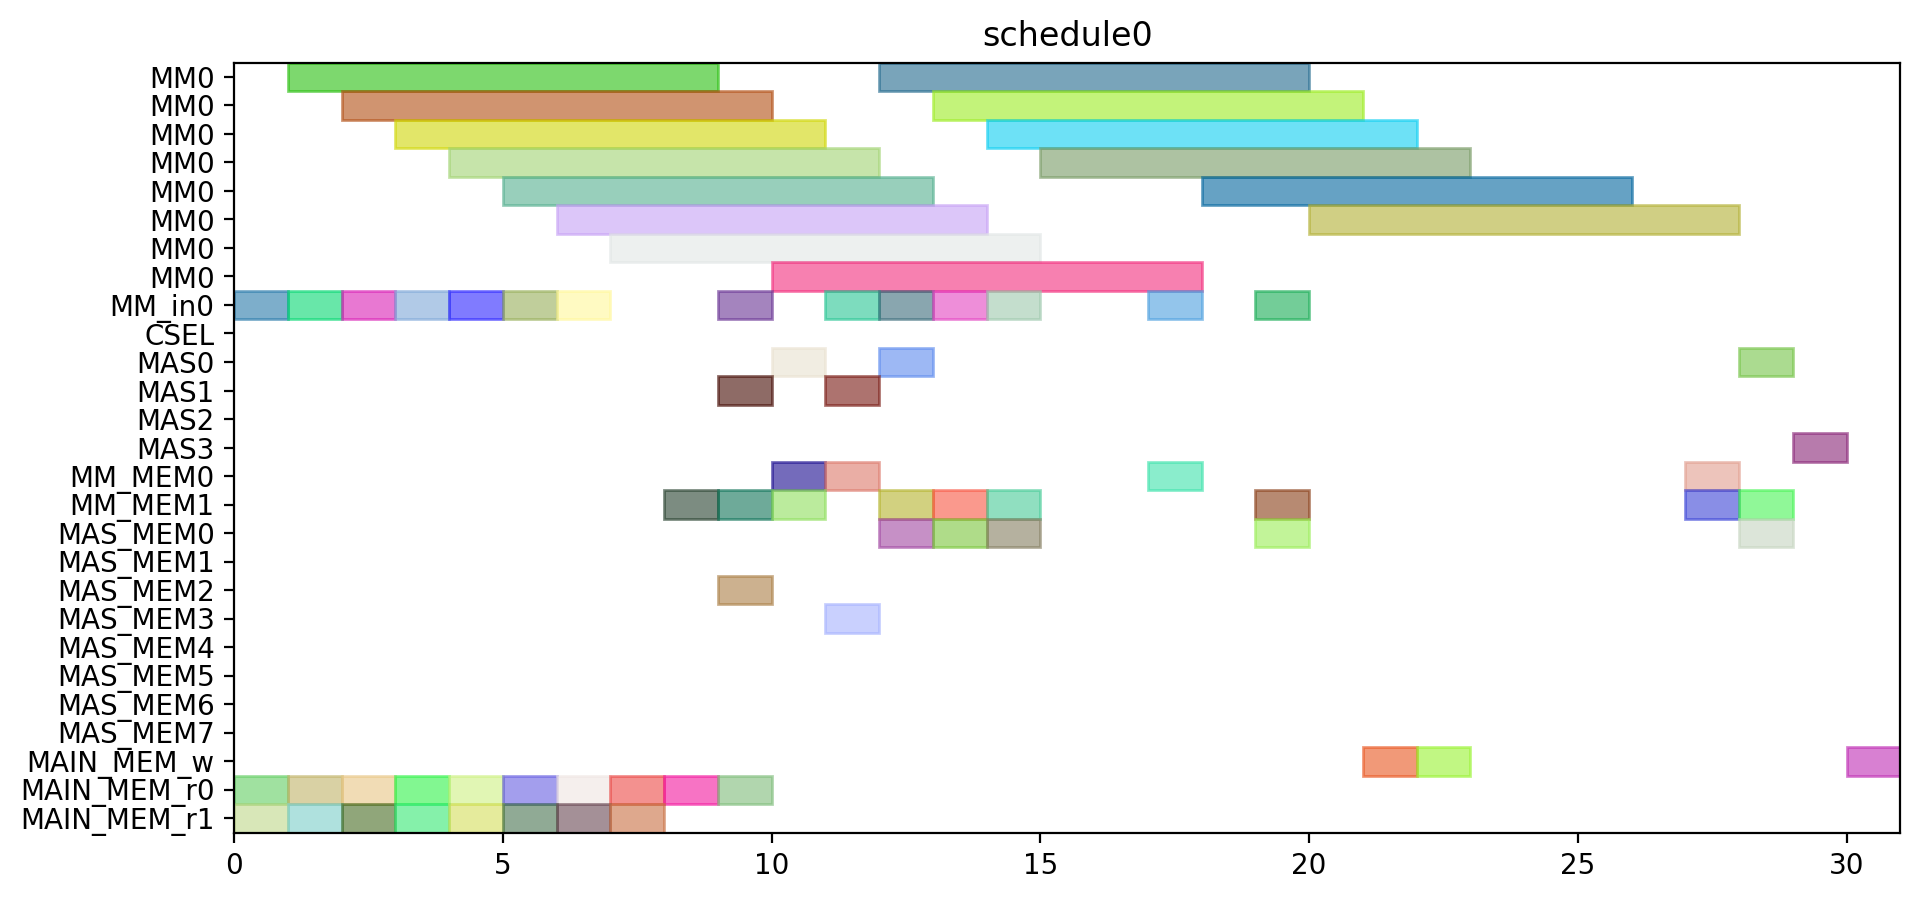

The Python source for this figure:
from pyschedule import Scenario, solvers, plotters, alt


def solve():
	horizon = 90
	S = Scenario("schedule0", horizon=horizon)

	# resource
	MM = S.Resources('MM', num=1, size=8)
	MM_in = S.Resources('MM_in', num=1)
	CSEL = S.Resource('CSEL')
	MAS = S.Resources('MAS', num=4, size=1, periods=range(1, horizon))
	MM_MEM = S.Resources('MM_MEM', num=2)
	MAS_MEM = S.Resources('MAS_MEM', num=8)
	MAIN_MEM_w = S.Resource('MAIN_MEM_w', size=1)
	MAIN_MEM_r = S.Resources('MAIN_MEM_r', num=2)

	# result of previous scheduling

	# new tasks
	r1_in = S.Task('r1_in', length=1, delay_cost=1)
	r1_in += alt(MM_in)
	r1 = S.Task('r1', length=8, delay_cost=1)
	r1 += alt(MM)
	S += r1>=r1_in

	r1_mem0 = S.Task('r1_mem0', length=1, delay_cost=1)
	r1_mem0 += MAIN_MEM_r[0]
	r1_mem1 = S.Task('r1_mem1', length=1, delay_cost=1)
	r1_mem1 += MAIN_MEM_r[1]
	r3_in = S.Task('r3_in', length=1, delay_cost=1)
	r3_in += alt(MM_in)
	r3 = S.Task('r3', length=8, delay_cost=1)
	r3 += alt(MM)
	S += r3>=r3_in

	r3_mem0 = S.Task('r3_mem0', length=1, delay_cost=1)
	r3_mem0 += MAIN_MEM_r[0]
	r3_mem1 = S.Task('r3_mem1', length=1, delay_cost=1)
	r3_mem1 += MAIN_MEM_r[1]
	r4_in = S.Task('r4_in', length=1, delay_cost=1)
	r4_in += alt(MM_in)
	r4 = S.Task('r4', length=8, delay_cost=1)
	r4 += alt(MM)
	S += r4>=r4_in

	r4_mem0 = S.Task('r4_mem0', length=1, delay_cost=1)
	r4_mem0 += MAIN_MEM_r[0]
	r4_mem1 = S.Task('r4_mem1', length=1, delay_cost=1)
	r4_mem1 += MAIN_MEM_r[1]
	r5_in = S.Task('r5_in', length=1, delay_cost=1)
	r5_in += alt(MM_in)
	r5 = S.Task('r5', length=8, delay_cost=1)
	r5 += alt(MM)
	S += r5>=r5_in

	r5_mem0 = S.Task('r5_mem0', length=1, delay_cost=1)
	r5_mem0 += MAIN_MEM_r[0]
	r5_mem1 = S.Task('r5_mem1', length=1, delay_cost=1)
	r5_mem1 += MAIN_MEM_r[1]
	r6_in = S.Task('r6_in', length=1, delay_cost=1)
	r6_in += alt(MM_in)
	r6 = S.Task('r6', length=8, delay_cost=1)
	r6 += alt(MM)
	S += r6>=r6_in

	r6_mem0 = S.Task('r6_mem0', length=1, delay_cost=1)
	r6_mem0 += MAIN_MEM_r[0]
	r6_mem1 = S.Task('r6_mem1', length=1, delay_cost=1)
	r6_mem1 += MAIN_MEM_r[1]
	r12_in = S.Task('r12_in', length=1, delay_cost=1)
	r12_in += alt(MM_in)
	r12 = S.Task('r12', length=8, delay_cost=1)
	r12 += alt(MM)
	S += r12>=r12_in

	r12_mem0 = S.Task('r12_mem0', length=1, delay_cost=1)
	r12_mem0 += MAIN_MEM_r[0]
	r12_mem1 = S.Task('r12_mem1', length=1, delay_cost=1)
	r12_mem1 += MAIN_MEM_r[1]
	r13_in = S.Task('r13_in', length=1, delay_cost=1)
	r13_in += alt(MM_in)
	r13 = S.Task('r13', length=8, delay_cost=1)
	r13 += alt(MM)
	S += r13>=r13_in

	r13_mem0 = S.Task('r13_mem0', length=1, delay_cost=1)
	r13_mem0 += MAIN_MEM_r[0]
	r13_mem1 = S.Task('r13_mem1', length=1, delay_cost=1)
	r13_mem1 += MAIN_MEM_r[1]
	r2 = S.Task('r2', length=1, delay_cost=1)
	r2 += alt(MAS)

	r2_mem0 = S.Task('r2_mem0', length=1, delay_cost=1)
	r2_mem0 += alt(MM_MEM)
	S += (r1*MM[0])-1 < r2_mem0*MM_MEM[0]
	S += r2_mem0 <= r2

	r7 = S.Task('r7', length=1, delay_cost=1)
	r7 += alt(MAS)

	r7_mem0 = S.Task('r7_mem0', length=1, delay_cost=1)
	r7_mem0 += alt(MM_MEM)
	S += (r5*MM[0])-1 < r7_mem0*MM_MEM[0]
	S += r7_mem0 <= r7

	r7_mem1 = S.Task('r7_mem1', length=1, delay_cost=1)
	r7_mem1 += alt(MM_MEM)
	S += (r6*MM[0])-1 < r7_mem1*MM_MEM[1]
	S += r7_mem1 <= r7

	r8 = S.Task('r8', length=1, delay_cost=1)
	r8 += alt(MAS)

	r8_mem0 = S.Task('r8_mem0', length=1, delay_cost=1)
	r8_mem0 += MAIN_MEM_r[0]
	r8_mem1 = S.Task('r8_mem1', length=1, delay_cost=1)
	r8_mem1 += alt(MM_MEM)
	S += (r4*MM[0])-1 < r8_mem1*MM_MEM[1]
	S += r8_mem1 <= r8

	r10 = S.Task('r10', length=1, delay_cost=1)
	r10 += alt(MAS)

	r10_mem0 = S.Task('r10_mem0', length=1, delay_cost=1)
	r10_mem0 += MAIN_MEM_r[0]
	r10_mem1 = S.Task('r10_mem1', length=1, delay_cost=1)
	r10_mem1 += alt(MM_MEM)
	S += (r4*MM[0])-1 < r10_mem1*MM_MEM[1]
	S += r10_mem1 <= r10

	r9_in = S.Task('r9_in', length=1, delay_cost=1)
	r9_in += alt(MM_in)
	r9 = S.Task('r9', length=8, delay_cost=1)
	r9 += alt(MM)
	S += r9>=r9_in

	r9_mem0 = S.Task('r9_mem0', length=1, delay_cost=1)
	r9_mem0 += MAIN_MEM_r[0]
	r9_mem1 = S.Task('r9_mem1', length=1, delay_cost=1)
	r9_mem1 += alt(MAS_MEM)
	S += (r7*MAS[0])-1 < r9_mem1*MAS_MEM[1]
	S += (r7*MAS[1])-1 < r9_mem1*MAS_MEM[3]
	S += (r7*MAS[2])-1 < r9_mem1*MAS_MEM[5]
	S += (r7*MAS[3])-1 < r9_mem1*MAS_MEM[7]
	S += r9_mem1 <= r9

	r11_in = S.Task('r11_in', length=1, delay_cost=1)
	r11_in += alt(MM_in)
	r11 = S.Task('r11', length=8, delay_cost=1)
	r11 += alt(MM)
	S += r11>=r11_in

	r11_mem0 = S.Task('r11_mem0', length=1, delay_cost=1)
	r11_mem0 += alt(MAS_MEM)
	S += (r10*MAS[0])-1 < r11_mem0*MAS_MEM[0]
	S += (r10*MAS[1])-1 < r11_mem0*MAS_MEM[2]
	S += (r10*MAS[2])-1 < r11_mem0*MAS_MEM[4]
	S += (r10*MAS[3])-1 < r11_mem0*MAS_MEM[6]
	S += r11_mem0 <= r11

	PX_new_in = S.Task('PX_new_in', length=1, delay_cost=1)
	PX_new_in += alt(MM_in)
	PX_new = S.Task('PX_new', length=8, delay_cost=1)
	PX_new += alt(MM)
	S += PX_new>=PX_new_in

	S += 0<PX_new

	PX_new_w = S.Task('PX_new_w', length=1, delay_cost=1)
	PX_new_w += alt(MAIN_MEM_w)
	S += PX_new <= PX_new_w

	PX_new_mem0 = S.Task('PX_new_mem0', length=1, delay_cost=1)
	PX_new_mem0 += alt(MAS_MEM)
	S += (r2*MAS[0])-1 < PX_new_mem0*MAS_MEM[0]
	S += (r2*MAS[1])-1 < PX_new_mem0*MAS_MEM[2]
	S += (r2*MAS[2])-1 < PX_new_mem0*MAS_MEM[4]
	S += (r2*MAS[3])-1 < PX_new_mem0*MAS_MEM[6]
	S += PX_new_mem0 <= PX_new

	PX_new_mem1 = S.Task('PX_new_mem1', length=1, delay_cost=1)
	PX_new_mem1 += alt(MM_MEM)
	S += (r12*MM[0])-1 < PX_new_mem1*MM_MEM[1]
	S += PX_new_mem1 <= PX_new

	r14_in = S.Task('r14_in', length=1, delay_cost=1)
	r14_in += alt(MM_in)
	r14 = S.Task('r14', length=8, delay_cost=1)
	r14 += alt(MM)
	S += r14>=r14_in

	r14_mem0 = S.Task('r14_mem0', length=1, delay_cost=1)
	r14_mem0 += alt(MAS_MEM)
	S += (r2*MAS[0])-1 < r14_mem0*MAS_MEM[0]
	S += (r2*MAS[1])-1 < r14_mem0*MAS_MEM[2]
	S += (r2*MAS[2])-1 < r14_mem0*MAS_MEM[4]
	S += (r2*MAS[3])-1 < r14_mem0*MAS_MEM[6]
	S += r14_mem0 <= r14

	r14_mem1 = S.Task('r14_mem1', length=1, delay_cost=1)
	r14_mem1 += alt(MM_MEM)
	S += (r3*MM[0])-1 < r14_mem1*MM_MEM[1]
	S += r14_mem1 <= r14

	Z1_new_in = S.Task('Z1_new_in', length=1, delay_cost=1)
	Z1_new_in += alt(MM_in)
	Z1_new = S.Task('Z1_new', length=8, delay_cost=1)
	Z1_new += alt(MM)
	S += Z1_new>=Z1_new_in

	S += 0<Z1_new

	Z1_new_w = S.Task('Z1_new_w', length=1, delay_cost=1)
	Z1_new_w += alt(MAIN_MEM_w)
	S += Z1_new <= Z1_new_w

	Z1_new_mem0 = S.Task('Z1_new_mem0', length=1, delay_cost=1)
	Z1_new_mem0 += alt(MAS_MEM)
	S += (r2*MAS[0])-1 < Z1_new_mem0*MAS_MEM[0]
	S += (r2*MAS[1])-1 < Z1_new_mem0*MAS_MEM[2]
	S += (r2*MAS[2])-1 < Z1_new_mem0*MAS_MEM[4]
	S += (r2*MAS[3])-1 < Z1_new_mem0*MAS_MEM[6]
	S += Z1_new_mem0 <= Z1_new

	Z1_new_mem1 = S.Task('Z1_new_mem1', length=1, delay_cost=1)
	Z1_new_mem1 += alt(MM_MEM)
	S += (r13*MM[0])-1 < Z1_new_mem1*MM_MEM[1]
	S += Z1_new_mem1 <= Z1_new

	r15_in = S.Task('r15_in', length=1, delay_cost=1)
	r15_in += alt(MM_in)
	r15 = S.Task('r15', length=8, delay_cost=1)
	r15 += alt(MM)
	S += r15>=r15_in

	r15_mem0 = S.Task('r15_mem0', length=1, delay_cost=1)
	r15_mem0 += alt(MAS_MEM)
	S += (r8*MAS[0])-1 < r15_mem0*MAS_MEM[0]
	S += (r8*MAS[1])-1 < r15_mem0*MAS_MEM[2]
	S += (r8*MAS[2])-1 < r15_mem0*MAS_MEM[4]
	S += (r8*MAS[3])-1 < r15_mem0*MAS_MEM[6]
	S += r15_mem0 <= r15

	r15_mem1 = S.Task('r15_mem1', length=1, delay_cost=1)
	r15_mem1 += alt(MM_MEM)
	S += (r9*MM[0])-1 < r15_mem1*MM_MEM[1]
	S += r15_mem1 <= r15

	r16_in = S.Task('r16_in', length=1, delay_cost=1)
	r16_in += alt(MM_in)
	r16 = S.Task('r16', length=8, delay_cost=1)
	r16 += alt(MM)
	S += r16>=r16_in

	r16_mem0 = S.Task('r16_mem0', length=1, delay_cost=1)
	r16_mem0 += alt(MM_MEM)
	S += (r11*MM[0])-1 < r16_mem0*MM_MEM[0]
	S += r16_mem0 <= r16

	r16_mem1 = S.Task('r16_mem1', length=1, delay_cost=1)
	r16_mem1 += MAIN_MEM_r[1]
	r17 = S.Task('r17', length=1, delay_cost=1)
	r17 += alt(MAS)

	r17_mem0 = S.Task('r17_mem0', length=1, delay_cost=1)
	r17_mem0 += alt(MM_MEM)
	S += (r14*MM[0])-1 < r17_mem0*MM_MEM[0]
	S += r17_mem0 <= r17

	r17_mem1 = S.Task('r17_mem1', length=1, delay_cost=1)
	r17_mem1 += alt(MM_MEM)
	S += (r15*MM[0])-1 < r17_mem1*MM_MEM[1]
	S += r17_mem1 <= r17

	PY_new = S.Task('PY_new', length=1, delay_cost=1)
	PY_new += alt(MAS)

	S += 0<PY_new

	PY_new_w = S.Task('PY_new_w', length=1, delay_cost=1)
	PY_new_w += alt(MAIN_MEM_w)
	S += PY_new <= PY_new_w

	PY_new_mem0 = S.Task('PY_new_mem0', length=1, delay_cost=1)
	PY_new_mem0 += alt(MAS_MEM)
	S += (r17*MAS[0])-1 < PY_new_mem0*MAS_MEM[0]
	S += (r17*MAS[1])-1 < PY_new_mem0*MAS_MEM[2]
	S += (r17*MAS[2])-1 < PY_new_mem0*MAS_MEM[4]
	S += (r17*MAS[3])-1 < PY_new_mem0*MAS_MEM[6]
	S += PY_new_mem0 <= PY_new

	PY_new_mem1 = S.Task('PY_new_mem1', length=1, delay_cost=1)
	PY_new_mem1 += alt(MM_MEM)
	S += (r16*MM[0])-1 < PY_new_mem1*MM_MEM[1]
	S += PY_new_mem1 <= PY_new

	solvers.mip.solve(S,msg=1,kind='CPLEX',ratio_gap=1.01)

	solution = [['hoge']*len(S.solution()[1]) for i in range(len(S.solution()))]
	for i in range(len(S.solution())):
		for j in range(len(S.solution()[i])):
			solution[i][j]=str(S.solution()[i][j])
	print(solution)

	cycles = int(solution[-1][3])

	pic_file_name = "/home/mfukuda/ABE/multiRAM_multiMAS_16mux/scheduling_result/stage8MM1_stage1MAS4/yrecover/schedule0.png"
	if(S.solution() != []):
		plotters.matplotlib.plot(S,img_filename=pic_file_name, show_task_labels=False, fig_size=(cycles*0.25+3, 5))

	return solution
